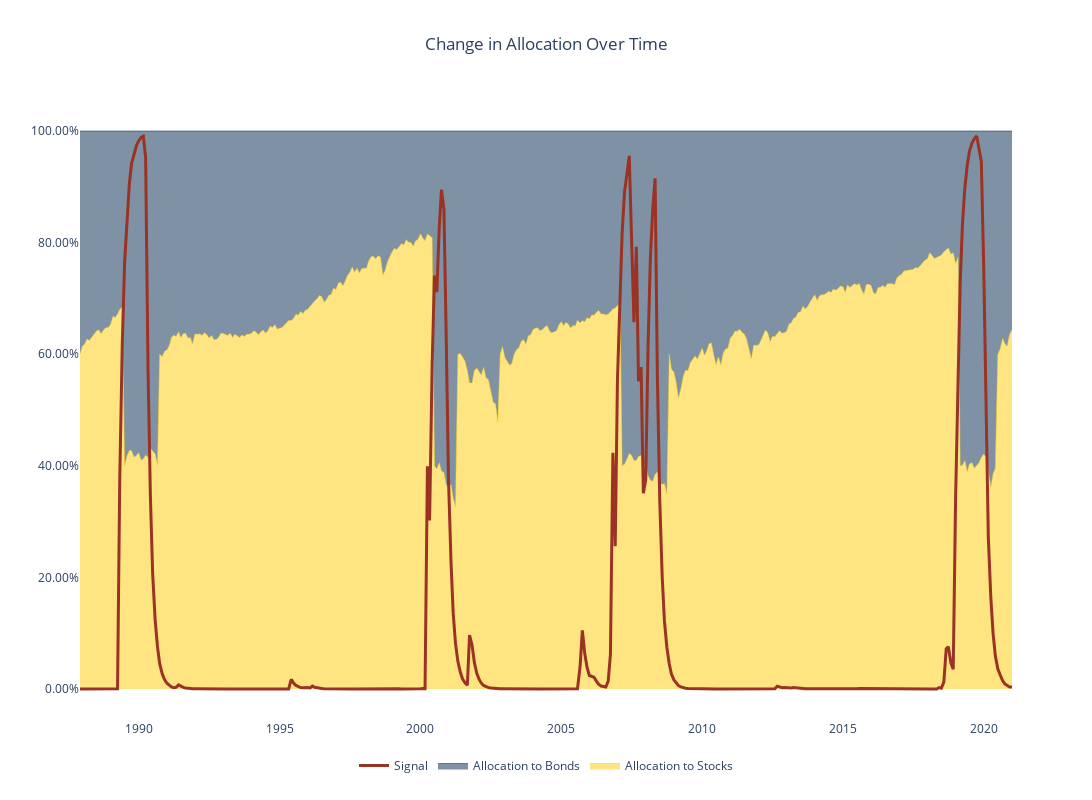

This figure's notebook cell:
### Code cell
alloc_plot(bt_res)

### Figure 1 — Plotly figure (JSON) as saved in the notebook; plotly's stock layout.template omitted (floating-point values rounded to 4 significant figures; data arrays with more than 128 entries replaced by an {"elided": "..."} marker saying what was removed)
{"data": [{"line": {"color": "#FFCB05", "width": 0.5}, "name": "Allocation to Stocks", "stackgroup": "one", "type": "scatter", "x": {"elided": "398 str values"}, "y": {"elided": "398 float values"}}, {"line": {"color": "#00274C", "width": 0.5}, "name": "Allocation to Bonds", "stackgroup": "one", "type": "scatter", "x": {"elided": "398 str values"}, "y": {"elided": "398 float values"}}, {"line": {"color": "#9A3324", "width": 3}, "name": "Signal", "type": "scatter", "x": {"elided": "398 str values"}, "y": {"elided": "398 float values"}}], "layout": {"height": 800, "legend": {"orientation": "h", "x": 0.5, "xanchor": "center", "y": -0.05, "yanchor": "top"}, "paper_bgcolor": "white", "plot_bgcolor": "white", "title": {"text": "Change in Allocation Over Time", "x": 0.5}, "width": 1200, "xaxis": {"autorange": true, "range": ["1987-11-30", "2020-12-31"], "type": "date"}, "yaxis": {"autorange": true, "range": [-0.05555, 1.056], "tickformat": ".2%", "type": "linear"}}}
